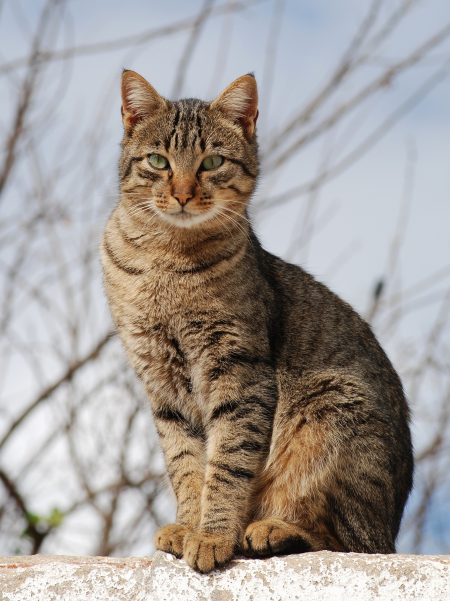
#> input picture opencv-experiment/cat.jpg, 900 x 1202 px (shown at 1/2 size)
$ jupyter execute --allow-errors find_image.ipynb   (shell and % lines are left out)
#> lines starting #> are read from the running program, lines starting #| are printed output that depends on the picture
[cell 1]
import cv2
import matplotlib.pyplot as plt
import imutils

image1 = cv2.imread('cat.jpg', cv2.IMREAD_GRAYSCALE)
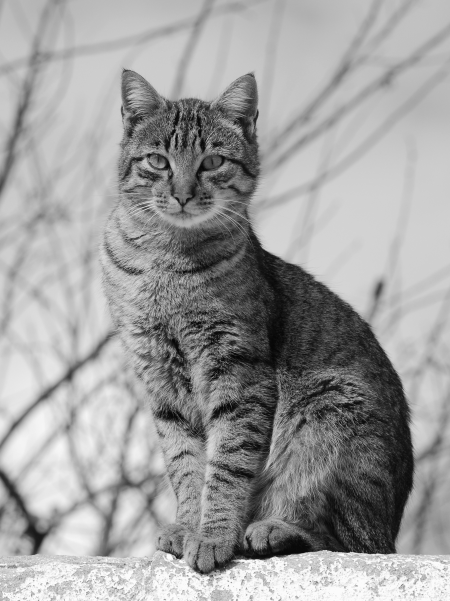
#> image1: shape (1202, 900) (shown at 1/2 size); min 4, max 253, mean 156.9

image2 = image1[100:500, 200:600]
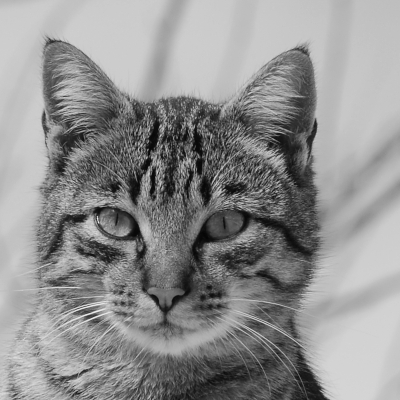
#> image2: shape (400, 400); min 5, max 240, mean 143.7
image2 = cv2.resize(image2, (100, 100))
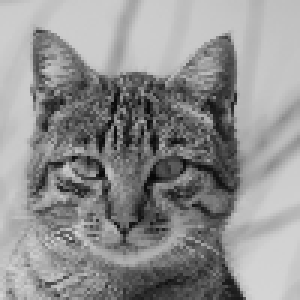
#> image2: shape (100, 100) (shown 3 times larger); min 7, max 213, mean 143.9

image3 = cv2.GaussianBlur(image2, (13, 13), 0)
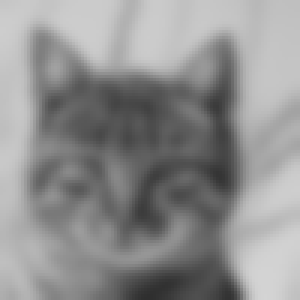
#> image3: shape (100, 100) (shown 3 times larger); min 47, max 212, mean 143.9
image3 = imutils.rotate(image2, angle=17)
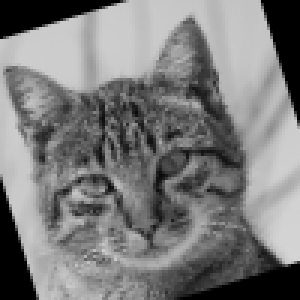
#> image3: shape (100, 100) (shown 3 times larger); min 0, max 212, mean 123.2

image4 = cv2.imread('crab.jpg', cv2.IMREAD_GRAYSCALE)

def orb_test(image1, image2):
    orb = cv2.ORB_create()
    image1_keypoints, image1_descriptors = orb.detectAndCompute(image1, None)
#> image1_keypoints = 500 keypoints; strongest (x, y, size): (349, 1112, 31), (353, 1116, 37.2), (360, 1118, 31), (356, 1115, 77.1)
    image2_keypoints, image2_descriptors = orb.detectAndCompute(image2, None)
#> image2_keypoints = 135 keypoints; strongest (x, y, size): (34, 57, 31), (31, 57, 31), (31, 50, 31), (32, 62, 31)

    matcher = cv2.BFMatcher(cv2.NORM_HAMMING, crossCheck=True)
    matches = matcher.match(image1_descriptors, image2_descriptors)
#> matches = 77 matches
    matches = sorted(matches, key=lambda x: x.distance)

    print(f'Matches: {len(matches)}')
#| Matches: 77

    result_image = cv2.drawMatches(
        image1, image1_keypoints,
        image2, image2_keypoints,
        matches, #[:100],
        None,
        flags=cv2.DrawMatchesFlags_NOT_DRAW_SINGLE_POINTS)
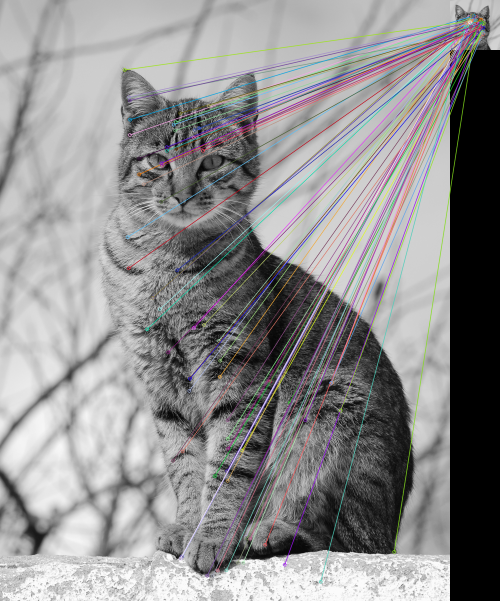
#> result_image: shape (1202, 1000, 3) (shown at 1/2 size); mean of channels 0, 1, 2 142.5, 141.8, 142.7; drawn as B, G, R
    return result_image

def sift_test(image1, image2):
    import cv2.xfeatures2d

    sift = cv2.xfeatures2d.SIFT_create()

    image1_keypoints, image1_descriptors = sift.detectAndCompute(image1, None)
    image2_keypoints, image2_descriptors = sift.detectAndCompute(image2, None)

    matcher = cv2.BFMatcher()
    matches = matcher.knnMatch(image1_descriptors, image2_descriptors, k=2)

    good_matches = [
        [m]
        for m, n in matches
        if m.distance < 0.3 * n.distance
    ]

    print(f'Matches: {len(matches)}, good_matches: {len(good_matches)}')

    result_image = cv2.drawMatchesKnn(
        image1, image1_keypoints,
        image2, image2_keypoints,
        good_matches,
        None,
        flags=cv2.DrawMatchesFlags_NOT_DRAW_SINGLE_POINTS)
    return result_image

plt.figure(figsize=(16, 12))

plt.subplot(2, 3, 1)
plt.title('ORB 1 vs 2')
plt.imshow(orb_test(image1, image2))

plt.subplot(2, 3, 2)
plt.title('ORB 1 vs 3')
plt.imshow(orb_test(image1, image3))
#> in orb_test (call 2), `image2_keypoints, image2_descriptors = orb.detectAndCompute(image2, No..`: image2_keypoints = 114 keypoints; strongest (x, y, size): (36, 62, 31), (36, 66, 31), (31, 54, 31), (35, 59, 31)
#> in orb_test (call 2), `matches = matcher.match(image1_descriptors, image2_descriptors)`: matches = 64 matches
#| Matches: 64
#> in orb_test (call 2), `result_image = cv2.drawMatches( image1, image1_keypoints, image2, imag..`:
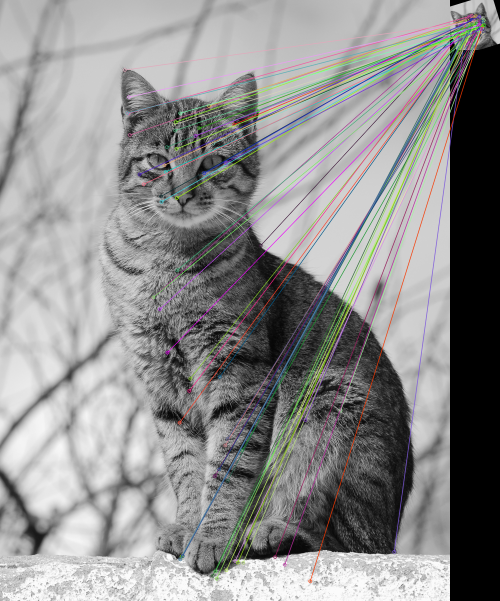
#> result_image: shape (1202, 1000, 3) (shown at 1/2 size); mean of channels 0, 1, 2 141.5, 141.8, 142; drawn as B, G, R

plt.subplot(2, 3, 3)
plt.title('ORB 1 vs 4')
#> (the rest of this cell did not finish here and is left out)
